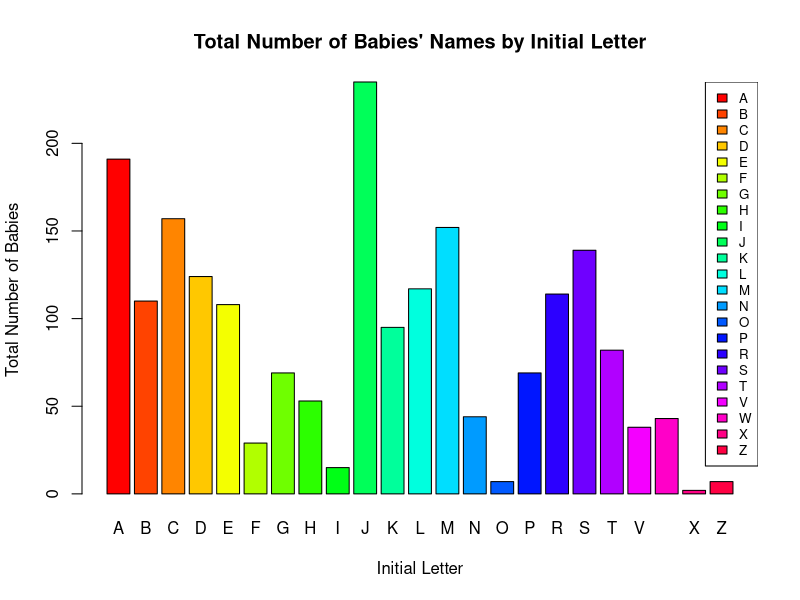
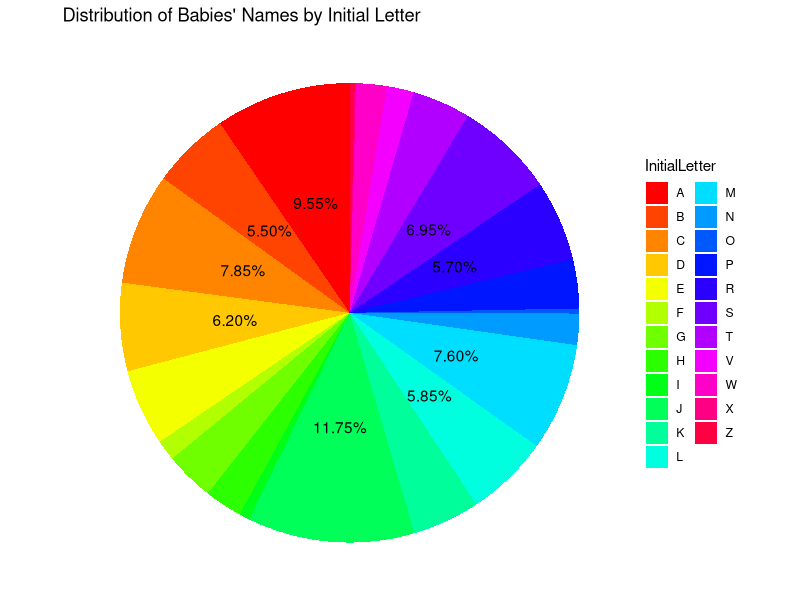
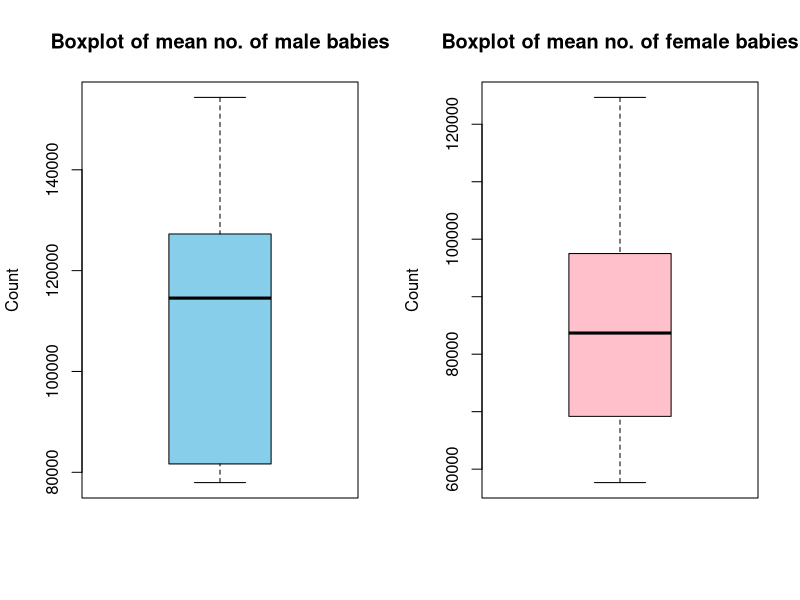
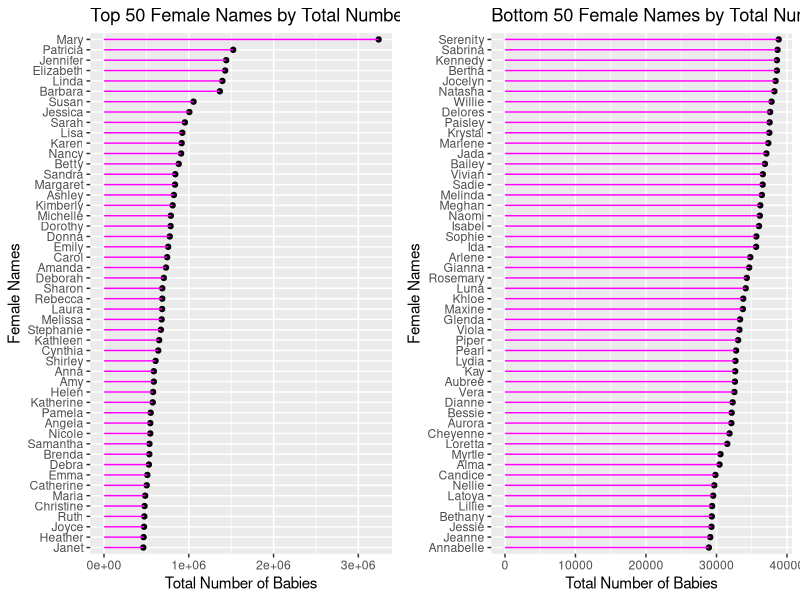
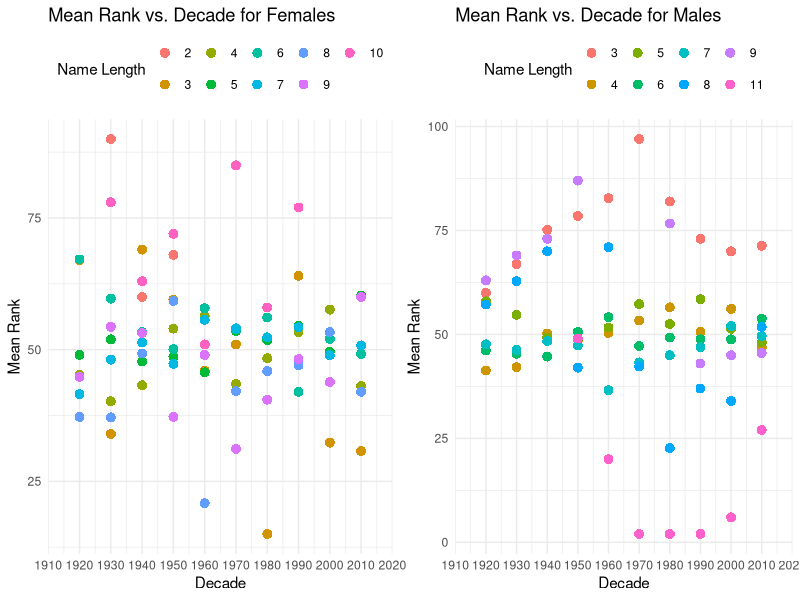
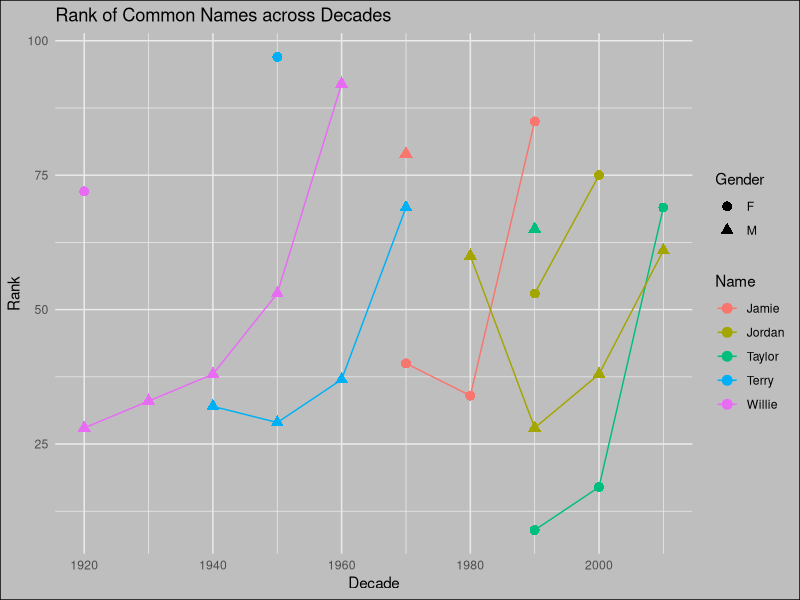
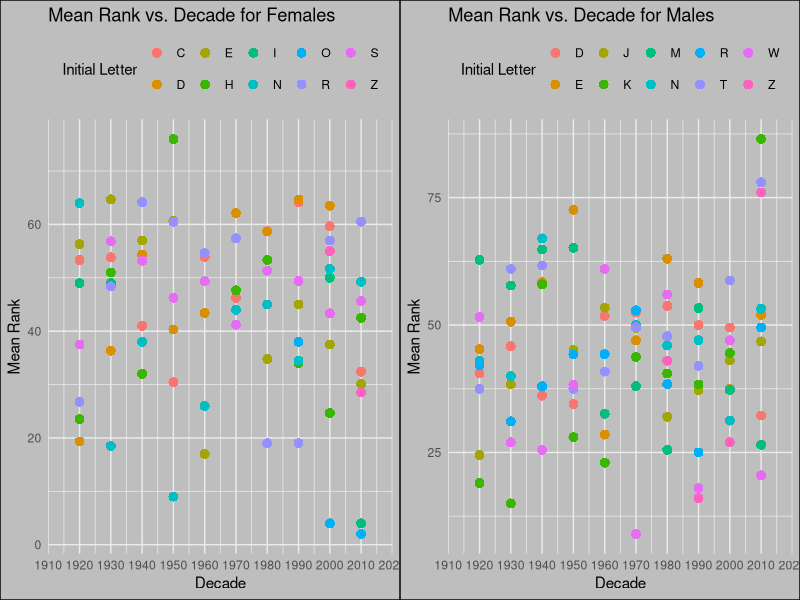

Write the R code that produced these figures, in order.
#Code for visualizations in R

data <- read.csv("topusbabynames_bydecades.csv")
attach(data)
#Barplot

library(ggplot2)
library(gridExtra)

# Calculate the total number of babies' names starting with each letter
total_names <- table(c(substr(data$Male.Name, 1, 1), substr(data$Female.Name, 1, 1)))

# Create a data frame for plotting
names_data <- data.frame(InitialLetter = names(total_names), TotalBabies = as.numeric(total_names))

# Sort data frame by Initial Letter
names_data <- names_data[order(names_data$InitialLetter), ]

# Print the data frame (optional)
print(names_data)

# Plotting the bar plot
barplot(names_data$TotalBabies, names.arg = names_data$InitialLetter, 
        xlab = "Initial Letter", ylab = "Total Number of Babies", 
        main = "Total Number of Babies' Names by Initial Letter",
        col = rainbow(length(names_data$InitialLetter)))

# Adding legend (optional)
legend("topright", legend = names_data$InitialLetter, fill = rainbow(length(names_data$InitialLetter)), cex = 0.8)


#########################################################################
#Pie chart

names_data$Percentage <- names_data$TotalBabies / sum(names_data$TotalBabies) * 100

# Creat a pie chart for the top 10 percentages
# Sort the data frame by Percentage in descending order and select the top 10 rows
top_10_names <- names_data[order(-names_data$Percentage), ][1:10, ]

# Sort the data frame by Percentage in descending order
names_data <- names_data[order(-names_data$Percentage), ]

# Create a pie chart for all letters
ggplot(names_data, aes(x = "", y = TotalBabies, fill = InitialLetter)) +
  geom_bar(width = 1, stat = "identity") +
  coord_polar("y") +
  theme_void() +
  theme(legend.position = "right") +
  scale_fill_manual(values = rainbow(length(unique(names_data$InitialLetter)))) +
  geom_text(aes(label = ifelse(Percentage >= quantile(Percentage, 0.6), scales::percent(Percentage / 100), "")), 
            position = position_stack(vjust = 0.5)) +
  ggtitle("Distribution of Babies' Names by Initial Letter")

############################################

#boxplot
# Calculate mean number of babies for each decade (both male and female)
mean_babies <- aggregate(cbind(No..of.babies.M., No..of.babies.F.) ~ Decade, data = data, FUN = mean)

par(mfrow = c(1,2))

# Boxplot for Male Names
boxplot(mean_babies$No..of.babies.M., main = "Boxplot of mean no. of male babies", ylab = "Count", names = "Male", col = "skyblue")

# Boxplot for Female Names
boxplot(mean_babies$No..of.babies.F., main = "Boxplot of mean no. of female babies", ylab = "Count", names = "Female", col = "pink")

##################################################
#Horizontal line plot

# Calculate total number of births for each male name
total_births <- aggregate(No..of.babies.F. ~ Female.Name, data = data, FUN = sum)

# Sort the data by total number of births in descending order
sorted_data <- total_births[order(-total_births$No..of.babies.F.), ]

# Select top 50 and bottom 50 male names
top_50 <- head(sorted_data, 50)
bottom_50 <- tail(sorted_data, 50)

# Create horizontal line plots for top 50 and bottom 50 male names
plot_top_50 <- ggplot(top_50, aes(y = reorder(Female.Name, No..of.babies.F.), x = No..of.babies.F.)) +
  geom_point() +
  geom_segment(aes(xend = 0, yend = reorder(Female.Name, No..of.babies.F.)), color = "magenta") +
  labs(y = "Female Names", x = "Total Number of Babies", title = "Top 50 Female Names by Total Number of Babies") +
  theme(axis.text.y = element_text(hjust = 1))

plot_bottom_50 <- ggplot(bottom_50, aes(y = reorder(Female.Name, No..of.babies.F.), x = No..of.babies.F.)) +
  geom_point() +
  geom_segment(aes(xend = 0, yend = reorder(Female.Name, No..of.babies.F.)), color = "magenta") +
  labs(y = "Female Names", x = "Total Number of Babies", title = "Bottom 50 Female Names by Total Number of Babies") +
  theme(axis.text.y = element_text(hjust = 1))

# Arrange plots side by side
grid.arrange(plot_top_50, plot_bottom_50, ncol = 2)


#########################################################################
#Scatterplot

calculateNameLength <- function(name) {
  nchar(gsub("[^A-Za-z]", "", name))
}


# Calculate name length for males and females
data$Male.Name.Length <- sapply(data$Male.Name, calculateNameLength)
data$Female.Name.Length <- sapply(data$Female.Name, calculateNameLength)

# Calculate mean rank for males and females
male_mean_rank <- aggregate(Decadewise.Rank ~ Decade + Male.Name.Length, data = data, FUN = mean)
female_mean_rank <- aggregate(Decadewise.Rank ~ Decade + Female.Name.Length, data = data, FUN = mean)

# Plot for female names with legend outside the plot based on color and name length
par(mfrow= c(2,1))

plot1 = ggplot(data = female_mean_rank, aes(x = Decade, y = Decadewise.Rank, color = factor(Female.Name.Length))) +
  geom_point(size = 3, shape = 16) +
  labs(title = "Mean Rank vs. Decade for Females",
       x = "Decade",
       y = "Mean Rank",
       color = "Name Length") +
  theme_minimal() +
  theme(legend.position = "top") +
  
  # Set custom breaks and limits on the x-axis
  scale_x_continuous(breaks = seq(1910, 2020, by = 10), limits = c(1910, 2020), expand = c(0, 0))

plot2 = ggplot(data = male_mean_rank, aes(x = Decade, y = Decadewise.Rank, color = factor(Male.Name.Length))) +
  geom_point(size = 3, shape = 16) +
  labs(title = "Mean Rank vs. Decade for Males",
       x = "Decade",
       y = "Mean Rank",
       color = "Name Length") +
  theme_minimal() +
  theme(legend.position = "top") +
  
  # Set custom breaks and limits on the x-axis
  scale_x_continuous(breaks = seq(1910, 2020, by = 10), limits = c(1910, 2020), expand = c(0, 0))

grid.arrange(plot1,plot2,ncol=2)



####################################################################################

#plot of common names

mn=data$Male.Name
fn=data$Female.Name
store=intersect(mn,fn)
mn1 = numeric(length = 20)
fn1 = numeric(length=20)
j = 1
for(i in 1:5)
{
  print(which(mn == store[i]))
}

for(i in 1:5)
{
  print(which(fn == store[i]))
}

mn1= c(28,133,238,353,492,232,329,437,569,579,660,728,838,961,765)
fn1 = c(72,397,540,634,785,753,875,709,817,969)
malecom = data[mn1,]

femalecom = data[fn1,]

com = rbind(malecom,femalecom)

gender = c(rep("M",15),rep("F",10))

com = cbind(com,gender)

name = c(com[1:15,3],com[16:25,5])

com = cbind(com,name)
com = com[,c(1,2,9,10)]

colnames(com) = c("Decade","Decadewise.Rank","Gender","Name")


ggplot(com, aes(x = Decade, y = Decadewise.Rank, color = Name)) +
  geom_point(aes(shape = Gender), size = 3) +
  geom_line(aes(group = interaction(Name, Gender))) +
  labs(title = "Rank of Common Names across Decades",
       x = "Decade",
       y = "Rank",fontface = "bold",
       fontsize = 20,
       title.position = c(5, 1)) +
  theme_minimal() +
  theme(plot.background = element_rect(fill = "gray")) +
  guides(label.position = "bottom")

#####################################################################################

#Scatterplot of mean rank vs decade for letter

calculateNameLength <- function(name) {
  substr(name,"1","1")
}


# Calculate name length for males and females
data$Male.Name.Length <- sapply(data$Male.Name, calculateNameLength)
data$Female.Name.Length <- sapply(data$Female.Name, calculateNameLength)

# Calculate mean rank for males and females
male_mean_rank <- aggregate(Decadewise.Rank ~ Decade + Male.Name.Length, data = data, FUN = mean)
female_mean_rank <- aggregate(Decadewise.Rank ~ Decade + Female.Name.Length, data = data, FUN = mean)

# Plot for female names with legend outside the plot based on color and name length
male_agg=aggregate(Decadewise.Rank~Male.Name.Length,data=male_mean_rank,mean)
library(dplyr)
male_top=arrange(male_agg,male_agg$Decadewise.Rank)[1:10,1]

fem_agg=aggregate(Decadewise.Rank~Female.Name.Length,data=female_mean_rank,mean)
fem_top=arrange(fem_agg,fem_agg$Decadewise.Rank)[1:10,1]
final_m = subset(male_mean_rank, Male.Name.Length %in% male_top)
final_f = subset(female_mean_rank,Female.Name.Length %in% fem_top)

plot1 = ggplot(data = final_f, aes(x = Decade, y = Decadewise.Rank, color = factor(Female.Name.Length))) +
  geom_point(size = 3, shape = 16) +
  labs(title = "Mean Rank vs. Decade for Females",
       x = "Decade",
       y = "Mean Rank",
       color = "Initial Letter") +
  theme_minimal() +
  theme(legend.position = "top") +
  theme(plot.background = element_rect(fill = "gray"))+
  
  # Set custom breaks and limits on the x-axis
  scale_x_continuous(breaks = seq(1910, 2020, by = 10), limits = c(1910, 2020), expand = c(0, 0))

plot2 = ggplot(data = final_m, aes(x = Decade, y = Decadewise.Rank, color = factor(Male.Name.Length))) +
  geom_point(size = 3, shape = 16) +
  labs(title = "Mean Rank vs. Decade for Males",
       x = "Decade",
       y = "Mean Rank",
       color = "Initial Letter") +
  theme_minimal() +
  theme(legend.position = "top") +
  theme(plot.background = element_rect(fill = "gray")) +
  
  # Set custom breaks and limits on the x-axis
  scale_x_continuous(breaks = seq(1910, 2020, by = 10), limits = c(1910, 2020), expand = c(0, 0))

grid.arrange(plot1,plot2,ncol=2)









